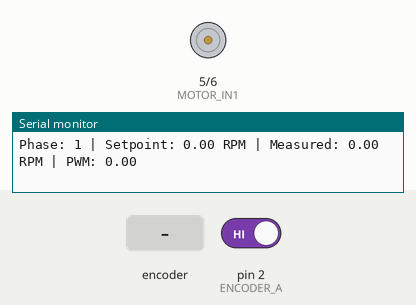
Simulated run of this sketch. Board: Arduino Uno, built with avr-gcc and run on an emulated ATmega328P. Shown: motor-driver pin pairs drawn as motors (green arrow = first pin HIGH = forward, orange = second pin HIGH = backward, longer = more drive, scaled by the enable pin), the last lines printed to the serial monitor. The inputs (shaded band) are chosen by the test bench; at power-on: pin 2 (ENCODER_A) HIGH.

Above: at 2.2 s.
2.3 s: rotary encoder on pin 2 (ENCODER_A) / pin 3 (ENCODER_B) turned 1 step (first pin leading)
At 3.9 s:
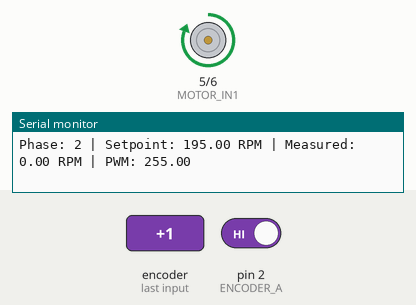
Timing chart, 0 to 5.4 s (numbered marks = the images above; inputs shaded):
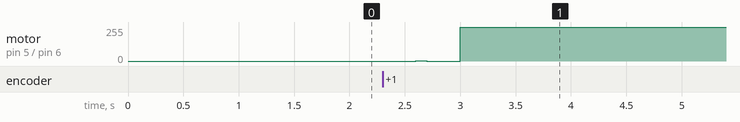

The sketch:

Lab4clamping.ino
```cpp
#include <PID_v1.h>

// Motor Control Pins
#define MOTOR_PWM 9  // PWM output (ENA - controls speed)
#define MOTOR_IN1 5  // Motor Direction (IN1)
#define MOTOR_IN2 6  // Motor Direction (IN2)

// Encoder Pins
#define ENCODER_A 2  // Encoder Signal A
#define ENCODER_B 3  // Encoder Signal B

// PID Variables
double setpoint = 0;
double input, output;
double Kp = 1.665, Ki = 1.328, Kd = 0.52361;

// Motor Specifications
const double MAX_SPEED = 130;
double high_speed = 1.5 * MAX_SPEED;
double low_speed = 0.5 * MAX_SPEED;

// Create PID Controller
PID motorPID(&input, &output, &setpoint, Kp, Ki, Kd, DIRECT);

// Encoder Variables
volatile int encoderCount = 0;
unsigned long lastTime = 0;
double rpm = 0;
const int PPR = 540;

// Moving Average Buffer for RPM Smoothing
double rpmBuffer[5] = {0};
int bufferIndex = 0;

// Timing Variables for Step Trajectory
unsigned long phaseStartTime = 0;
int phase = 0;
unsigned long lastPrint = 0;
unsigned long lastPIDUpdate = 0;

// Interrupt Service Routine for Encoder
void encoderISR() {
    encoderCount++;
}

// Function to Calculate RPM
void calculateRPM() {
    unsigned long currentTime = millis();
    double elapsedTime = (currentTime - lastTime) / 1000.0;

    if (elapsedTime > 0 && encoderCount > 0) {
        double newRPM = (encoderCount * 60.0) / (PPR * elapsedTime);

        rpmBuffer[bufferIndex] = newRPM;
        bufferIndex = (bufferIndex + 1) % 5;

        double sum = 0;
        for (int i = 0; i < 5; i++) sum += rpmBuffer[i];
        rpm = sum / 5;
    } else {
        rpm = 0;
    }

    encoderCount = 0;
    lastTime = currentTime;
}

// Function to Update the Reference Trajectory
void updateSetpoint() {
    unsigned long now = millis();
    if (phase == 0) {
        setpoint = 0;
        Serial.println("Phase 0: Motor stopped.");
        phaseStartTime = now;
        phase = 1;
    }
    else if (phase == 1 && now - phaseStartTime >= 2000) {
        setpoint = high_speed;
        Serial.println("Phase 1: Increasing to 1.5x max speed.");
        phaseStartTime = now;
        phase = 2;
    }
    else if (phase == 2 && now - phaseStartTime >= 12000) {
        setpoint = low_speed;
        Serial.println("Phase 2: Decreasing to 0.5x max speed.");
        phaseStartTime = now;
        phase = 3;
    }
    else if (phase == 3) {
        setpoint = low_speed;
    }
}

void setup() {
    Serial.begin(2000000);
    delay(1000);

    pinMode(ENCODER_A, INPUT);
    pinMode(ENCODER_B, INPUT);
    attachInterrupt(digitalPinToInterrupt(ENCODER_A), encoderISR, CHANGE);

    pinMode(MOTOR_PWM, OUTPUT);
    pinMode(MOTOR_IN1, OUTPUT);
    pinMode(MOTOR_IN2, OUTPUT);
    digitalWrite(MOTOR_IN1, LOW);
    digitalWrite(MOTOR_IN2, LOW);

    motorPID.SetMode(AUTOMATIC);
    motorPID.SetOutputLimits(0, 255);

    Serial.println("Initializing...");
    phaseStartTime = millis();
}

void loop() {
    unsigned long now = millis();

    updateSetpoint();

    if (now - lastTime >= 200) {
        calculateRPM();
        input = rpm;
    }

    if (now - lastPIDUpdate >= 100) {
        motorPID.Compute();

        // Apply actuator saturation (Clamping)
        if (output > 255) {
            output = 255;
            motorPID.SetTunings(Kp, 0, Kd);  // Temporarily disable integral action
        } else if (output < 0) {
            output = 0;
            motorPID.SetTunings(Kp, 0, Kd);  // Disable integral action
        } else {
            motorPID.SetTunings(Kp, Ki, Kd);  // Restore integral action
        }

        lastPIDUpdate = now;
    }

    // Apply the adjusted PID output
    if (output > 0) {
        digitalWrite(MOTOR_IN1, HIGH);
        digitalWrite(MOTOR_IN2, LOW);
        analogWrite(MOTOR_PWM, output);
    } else {
        digitalWrite(MOTOR_IN1, LOW);
        digitalWrite(MOTOR_IN2, LOW);
        analogWrite(MOTOR_PWM, 0);
    }

    if (now - lastPrint >= 300) {
        Serial.print("Phase: ");
        Serial.print(phase);
        Serial.print(" | Setpoint: ");
        Serial.print(setpoint);
        Serial.print(" RPM | Measured: ");
        Serial.print(rpm);
        Serial.print(" RPM | PWM: ");
        Serial.println(output);
        lastPrint = now;
    }
}
```

Measured:
- after the input at 2.3 s, motor on pin 5 (MOTOR_IN1) / pin 6 (MOTOR_IN2): stopped → forward 1/255 after 0.30 s, → stopped 0.10 s later, → forward 255/255 0.30 s later
